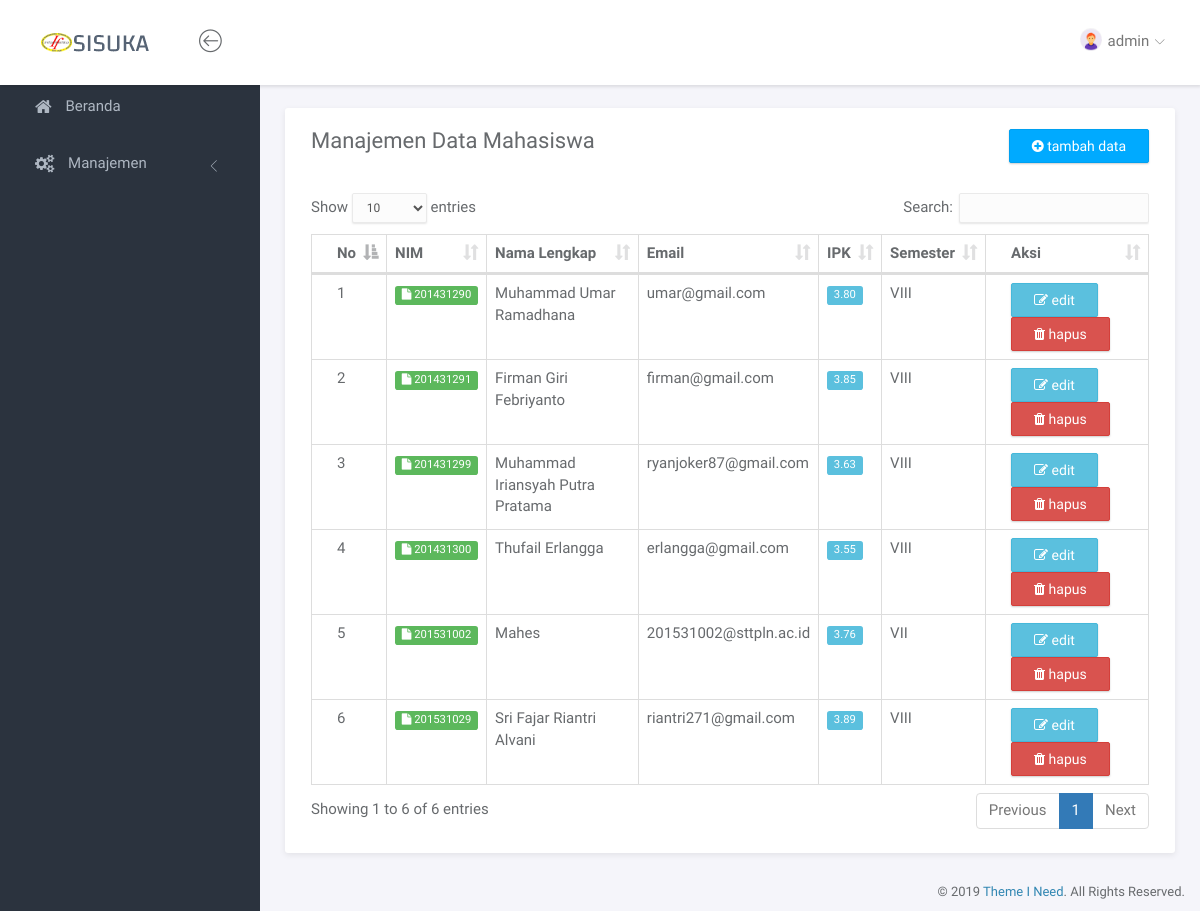
The app's page /index.php?page=mahasiswa (signed in) with its own data.
### tables this page shows
CREATE TABLE `tbl_user` (
  `id_user` int(11) NOT NULL,
  `username` varchar(15) NOT NULL,
  `password` varchar(10) NOT NULL,
  `role` int(2) NOT NULL,
  `terakhir_login` timestamp NULL DEFAULT NULL ON UPDATE CURRENT_TIMESTAMP
);

CREATE TABLE `tbl_mahasiswa` (
  `nim` varchar(10) NOT NULL,
  `nama_lengkap` varchar(100) NOT NULL,
  `email` varchar(50) NOT NULL,
  `ipk` decimal(3,2) NOT NULL,
  `semester` varchar(5) NOT NULL,
  `password` varchar(10) NOT NULL,
  `terakhir_login` timestamp NULL DEFAULT NULL ON UPDATE CURRENT_TIMESTAMP
);

### service.php (called while the page is built, shortened)
<?php
$user       = $_SESSION['username'];
$role       = $_SESSION['role'];
if ($role == 1){
    $sql = mysqli_query($conn, "SELECT * FROM tbl_user WHERE username='$user'");
    $datauser = mysqli_fetch_array($sql);
    $nama = $datauser['username'];
    $photo = 'assets/img/admin.png';
} else {
    $sql = mysqli_query($conn, "SELECT * FROM tbl_mahasiswa WHERE nim='$user'");
    $datauser = mysqli_fetch_array($sql);
    $nama = $datauser['nama_lengkap'];
    $photo = 'assets/img/no-photo.png';
}
?>

### page/mahasiswa/mahasiswa.php (the view, shortened to what this page needs)
<div class="panel panel-headline">
    <div class="panel-heading">
        <div class="row">
            <div class="col-md-12">
                <div class="pull-left">
                    <h3 class="panel-title">Manajemen Data Mahasiswa</h3>
                </div>
                <div class="pull-right">
                    <a href="?page=mahasiswatambah" class="btn btn-primary"><i class="fa fa-plus-circle"></i> tambah data</a>
                </div>
            </div>
        </div>
    </div>
    <div class="panel-body">
        <div class="row">
            <div class="col-md-12">
                <div class="table-responsive">
                    <table class="table table-bordered example">
                        <thead>
                            <tr>
                                <th>No</th>
                                <th>NIM</th>
                                <th>Nama Lengkap</th>
                                <th>Email</th>
                                <th>IPK</th>
                                <th>Semester</th>
                                <th>Aksi</th>
                            </tr>
                        </thead>
                        <tbody>
                            <?php
                            $no = 1;
                            $q = mysqli_query($conn, "SELECT * FROM tbl_mahasiswa");
                            while($data=mysqli_fetch_array($q)){ ?>
                                <tr>
                                    <td><?= $no ?></td>
                                    <td><span class="label label-success"><i class="fa fa-file"></i> <?= $data['nim'] ?></span></td>
                                    <td><?= $data['nama_lengkap'] ?></td>
                                    <td><?= $data['email'] ?></td>
                                    <td><span class="label label-info"><?= $data['ipk'] ?></span></td>
                                    <td><?= $data['semester'] ?></td>
                                    <td>
                                        <a href="?page=mahasiswaedit&id=<?= $data['nim'] ?>" class="btn btn-info"><i class="fa fa-edit"></i> edit</a>
                                        <a href="?page=mahasiswahapus&id=<?= $data['nim'] ?>" class="btn btn-danger"><i class="fa fa-trash"></i> hapus</a>
                                    </td>
                                </tr>
                            <?php $no++; } ?>
                        </tbody>
                    </table>
                </div>
            </div>
        </div>
    </div>
</div>

### header.php (shortened to what this page needs)
<nav class="navbar navbar-default navbar-fixed-top">
	<div class="brand">
		<a href="index.html"><img src="assets/img/sisuka.png" alt="Klorofil Logo" class="img-responsive logo"></a>
	</div>
	<div class="container-fluid">
		<div class="navbar-btn">
			<button type="button" class="btn-toggle-fullwidth"><i class="lnr lnr-arrow-left-circle"></i></button>
		</div>
		<div id="navbar-menu">
			<ul class="nav navbar-nav navbar-right">
				<li class="dropdown">
					<a href="#" class="dropdown-toggle" data-toggle="dropdown"><img src="<?= $photo ?>" class="img-circle" alt="Avatar"> <span><?= $nama ?></span> <i class="icon-submenu lnr lnr-chevron-down"></i></a>
				</li>
			</ul>
		</div>
	</div>
</nav>

### assets/css/main.css (style rules this page uses)
html { position: relative; min-height: 100%; }
body { background-color: #F3F5F8; font-family: "Source Sans Pro", sans-serif; font-size: 15px; color: #676a6d; }
a { color: #3287B2; }
th { font-weight: 600; }
.navbar-default { -webkit-transition: all 0.3s ease-in-out; -moz-transition: all 0.3s ease-in-out; -ms-transition: all 0.3s ease-in-out; -o-transition: all 0.3s ease-in-out; transition: all 0.3s ease-in-out; -moz-box-shadow: 1px 2px 3px rgba(0, 0, 0, 0.1); -webkit-box-shadow: 1px 2px 3px rgba(0, 0, 0, 0.1); box-shadow: 1px 2px 3px rgba(0, 0, 0, 0.1); -webkit-border-radius: 0; -moz-border-radius: 0; border-radius: 0; padding: 0; margin: 0; border: none; background-color: #fff; }
.navbar-default .brand { float: left; padding: 30px 39px; background-color: #fff; }
.navbar-btn { float: left; padding: 16px 0; }
.navbar-btn button { font-size: 24px; padding: 4px 8px; line-height: .7; border: none; background: none; outline: none; }
.navbar-nav > li > a { padding: 28px 20px; }
.navbar-nav > li > a > i { font-size: 22px; margin-right: 2px; vertical-align: middle; }
.navbar-nav > li > a > i.icon-submenu { margin-left: 2px; margin-right: 0; font-size: 10px; position: relative; top: 2px; }
.navbar-nav > li > a > span { position: relative; top: 2px; }
.navbar-nav > li > a img { width: 22px; margin-right: 2px; }
@media screen and (min-width: 768px) { .navbar-nav.navbar-right { margin-right: 0; } }
.btn { -webkit-border-radius: 2px; -moz-border-radius: 2px; border-radius: 2px; -moz-box-shadow: 0px 1px 2px 0 rgba(0, 0, 0, 0.2); -webkit-box-shadow: 0px 1px 2px 0 rgba(0, 0, 0, 0.2); box-shadow: 0px 1px 2px 0 rgba(0, 0, 0, 0.2); padding: 6px 22px; }
.btn-primary { background-color: #00AAFF; border-color: #00a0f0; }
.panel { -webkit-border-radius: 3px; -moz-border-radius: 3px; border-radius: 3px; -moz-box-shadow: 0 2px 6px rgba(0, 0, 0, 0.08); -webkit-box-shadow: 0 2px 6px rgba(0, 0, 0, 0.08); box-shadow: 0 2px 6px rgba(0, 0, 0, 0.08); background-color: #fff; margin-bottom: 30px; }
.panel .panel-heading, .panel .panel-body, .panel .panel-footer { padding-left: 25px; padding-right: 25px; }
.panel .panel-heading { padding-top: 20px; padding-bottom: 20px; position: relative; }
.panel .panel-heading .panel-title { margin: 0; font-size: 18px; font-weight: 300; }
.panel .panel-body { padding-top: 10px; padding-bottom: 15px; }
.panel.panel-headline .panel-heading { border-bottom: none; }
.panel.panel-headline .panel-heading .panel-title { margin-bottom: 8px; font-size: 22px; font-weight: normal; }
.panel .table > thead > tr > td:first-child, .panel .table > thead > tr > th:first-child, .panel .table > tbody > tr > td:first-child, .panel .table > tbody > tr > th:first-child, .panel .table > tfoot > tr > td:first-child, .panel .table > tfoot > tr > th:first-child { padding-left: 25px; }
.panel .table > thead > tr > td:last-child, .panel .table > thead > tr > th:last-child, .panel .table > tbody > tr > td:last-child, .panel .table > tbody > tr > th:last-child, .panel .table > tfoot > tr > td:last-child, .panel .table > tfoot > tr > th:last-child { padding-left: 25px; }
.label { font-weight: normal; }

### records on screen
tbl_user: username "admin"
tbl_mahasiswa: nim "201431290", nama_lengkap "Muhammad Umar Ramadhana", email "umar@gmail.com", ipk "3.80", semester "VIII"
tbl_mahasiswa: nim "201431291", nama_lengkap "Firman Giri Febriyanto", email "firman@gmail.com", ipk "3.85", semester "VIII"
tbl_mahasiswa: nim "201431299", nama_lengkap "Muhammad Iriansyah Putra Pratama", email "ryanjoker87@gmail.com", ipk "3.63", semester "VIII"
tbl_mahasiswa: nim "201431300", nama_lengkap "Thufail Erlangga", email "erlangga@gmail.com", ipk "3.55", semester "VIII"
tbl_mahasiswa: nim "201531002", nama_lengkap "Mahes", email "201531002@sttpln.ac.id", ipk "3.76", semester "VII"
tbl_mahasiswa: nim "201531029", nama_lengkap "Sri Fajar Riantri Alvani", email "riantri271@gmail.com", ipk "3.89", semester "VIII"
